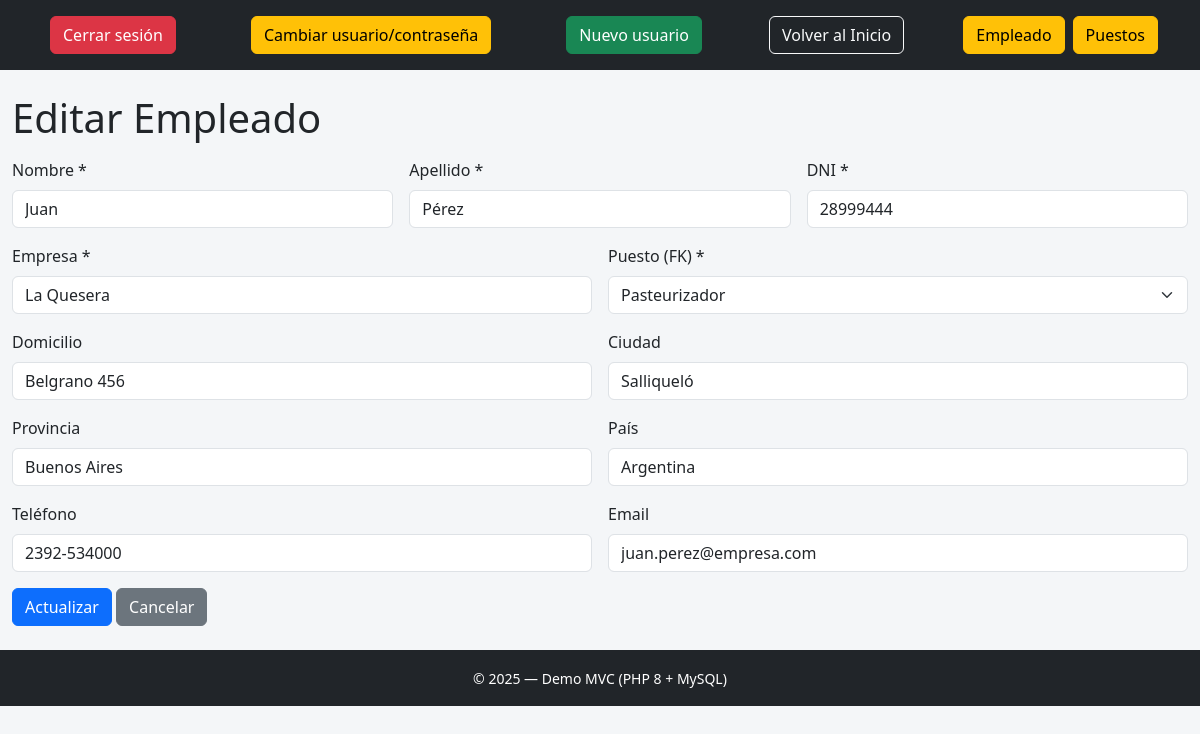
The app's page /trabajo_practico_dos_tablas/index.php?c=empleado&a=edit&id=2 (signed in) with its own data.
### tables this page shows
CREATE TABLE `empleados` (
  `id` int(10) UNSIGNED NOT NULL,
  `nombre` varchar(80) NOT NULL,
  `apellido` varchar(80) NOT NULL,
  `dni` varchar(12) NOT NULL,
  `empresa` varchar(120) NOT NULL,
  `domicilio` varchar(120) DEFAULT NULL,
  `ciudad` varchar(80) DEFAULT NULL,
  `provincia` varchar(80) DEFAULT NULL,
  `pais` varchar(60) DEFAULT 'Argentina',
  `telefono` varchar(30) DEFAULT NULL,
  `email` varchar(120) DEFAULT NULL,
  `creado_en` datetime NOT NULL DEFAULT current_timestamp(),
  `puesto_id` int(10) UNSIGNED NOT NULL
);

CREATE TABLE `puestos` (
  `id` int(10) UNSIGNED NOT NULL,
  `nombre` varchar(100) NOT NULL,
  `tarea` varchar(255) DEFAULT NULL
);

### trabajo_practico_dos_tablas/index.php (called while the page is built, shortened)
<?php
$controller = $_GET['c'] ?? 'empleado';
$action     = $_GET['a'] ?? 'list';
$controllerObj = new $controllerClass();
$data = $controllerObj->$action();
$viewPath = __DIR__ . "/views/{$controller}/{$controllerObj->view}.php";
include __DIR__ . "/views/header.php";
include $viewPath;
include __DIR__ . "/views/footer.php";

### trabajo_practico_dos_tablas/model/db.php (called while the page is built, shortened)
<?php
class Db
{
  public function __construct()
  {
    $host = "localhost";
    $user = "root";
    $pass = "";
    $db   = "empresa_1";
    $this->con = @new mysqli($host, $user, $pass, $db);
  }
}

### trabajo_practico_dos_tablas/model/empleado.php (called while the page is built, shortened)
<?php
require_once __DIR__ . '/db.php';
class Empleado {
  private mysqli $con;
  public function __construct() {
    $db = new Db();
    $this->con = $db->con;
  }
  public function find(int $id): ?array {
    $stmt = $this->con->prepare(
      "SELECT e.*,
              COALESCE(p.nombre, '(Sin puesto)') AS puesto
       FROM empleados e
       LEFT JOIN puestos p ON p.id = e.puesto_id
       WHERE e.id = ?"
    );
    $stmt->bind_param("i", $id);
    $stmt->execute();
    $res = $stmt->get_result();
    return $res->fetch_assoc() ?: null;
  }
}

### trabajo_practico_dos_tablas/model/Puesto.php (called while the page is built, shortened)
<?php
require_once __DIR__ . '/db.php';
class Puesto
{
  private mysqli $con;
  public function __construct()
  {
    $db = new Db();
    $this->con = $db->con;
  }
  public function all(): array
  {
    $sql = '
      SELECT
        a.id,
        a.nombre AS puesto,   -- alias amigable para la vista
        a.tarea,
        COUNT(b.id) AS can_empleados
      FROM puestos a
      LEFT JOIN empleados b ON b.puesto_id = a.id
      GROUP BY a.id, a.nombre, a.tarea
      ORDER BY a.nombre
    ';
    $res = $this->con->query($sql);
    return $res ? $res->fetch_all(MYSQLI_ASSOC) : [];
  }
}

### trabajo_practico_dos_tablas/controller/empleado.php (called while the page is built, shortened)
<?php
require_once __DIR__ . '/../model/Empleado.php';
require_once __DIR__ . '/../model/Puesto.php';
class EmpleadoController {
  public Empleado $empleadoModel;
  public Puesto $puestoModel;
  public function __construct() {
    $this->empleadoModel = new Empleado();
    $this->puestoModel   = new Puesto();
  }
  public function edit(): array {
    $id  = (int)($_GET['id'] ?? 0);
    $emp = $this->empleadoModel->find($id);
    return [
      'empleado' => $emp,
      'puestos'  => $this->puestoModel->all(),
      'errores'  => []
    ];
  }
}

### trabajo_practico_dos_tablas/views/empleado/form.php (the view, shortened to what this page needs)
<?php
$puestos  = $data['puestos']  ?? [];
$empleado = $data['empleado'] ?? null;
$editando = !empty($empleado);
?>
<form method="post" action="?c=empleado&a=<?= $editando ? 'update' : 'save' ?>" class="row g-3">
  <div class="col-md-4">
    <label class="form-label">Nombre *</label>
    <input name="nombre" class="form-control" required
           value="<?= htmlspecialchars($empleado['nombre'] ?? '') ?>">
  </div>
  <div class="col-md-4">
    <label class="form-label">Apellido *</label>
    <input name="apellido" class="form-control" required
           value="<?= htmlspecialchars($empleado['apellido'] ?? '') ?>">
  </div>
  <div class="col-md-4">
    <label class="form-label">DNI *</label>
    <input name="dni" class="form-control" required
           value="<?= htmlspecialchars($empleado['dni'] ?? '') ?>">
  </div>
  <div class="col-md-6">
    <label class="form-label">Empresa *</label>
    <input name="empresa" class="form-control" required
           value="<?= htmlspecialchars($empleado['empresa'] ?? '') ?>">
  </div>
  <div class="col-md-6">
    <label class="form-label">Puesto (FK) *</label>
    <select name="puesto_id" class="form-select" required>
      <?php foreach ($puestos as $p): ?>
        <option value="<?= (int)$p['id'] ?>"
          <?= (isset($empleado['puesto_id']) && (int)$empleado['puesto_id'] === (int)$p['id']) ? 'selected' : '' ?>>
          <?= htmlspecialchars($p['nombre'] ?? $p['puesto'] ?? '') ?>
        </option>
      <?php endforeach; ?>
    </select>
  </div>
  <div class="col-md-6">
    <label class="form-label">Domicilio</label>
    <input name="domicilio" class="form-control"
           value="<?= htmlspecialchars($empleado['domicilio'] ?? '') ?>">
  </div>
  <div class="col-md-6">
    <label class="form-label">Ciudad</label>
    <input name="ciudad" class="form-control"
           value="<?= htmlspecialchars($empleado['ciudad'] ?? '') ?>">
  </div>
  <div class="col-md-6">
    <label class="form-label">Provincia</label>
    <input name="provincia" class="form-control"
           value="<?= htmlspecialchars($empleado['provincia'] ?? '') ?>">
  </div>
  <div class="col-md-6">
    <label class="form-label">País</label>
    <input name="pais" class="form-control"
           value="<?= htmlspecialchars($empleado['pais'] ?? 'Argentina') ?>">
  </div>
  <div class="col-md-6">
    <label class="form-label">Teléfono</label>
    <input name="telefono" class="form-control"
           value="<?= htmlspecialchars($empleado['telefono'] ?? '') ?>">
  </div>
  <div class="col-md-6">
    <label class="form-label">Email</label>
    <input name="email" type="email" class="form-control"
           value="<?= htmlspecialchars($empleado['email'] ?? '') ?>">
  </div>
  <div class="col-12">
    <button class="btn btn-primary"><?= $editando ? 'Actualizar' : 'Guardar' ?></button>
    <a class="btn btn-secondary" href="?c=empleado&a=list">Cancelar</a>
  </div>
</form>

### trabajo_practico_dos_tablas/views/header.php (style rules this page uses)
body { background: #f4f6f8 }

### records on screen
empleados: nombre "Juan", apellido "Pérez", dni "28999444", empresa "La Quesera", puesto_id "Pasteurizador", domicilio "Belgrano 456", ciudad "Salliqueló", provincia "Buenos Aires", pais "Argentina", telefono "2392-534000", email "juan.perez@empresa.com"

### other values on screen
$page_title "Editar Empleado"
